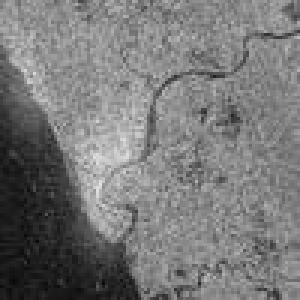
#> input picture ICON.JPG, 100 x 100 px (shown 3 times larger)
$ python -i charter.py   (imports and definitions only)
#> lines starting #> are read from the running program, lines starting #| are printed output that depends on the picture
# coding: utf-8
# Author: leblancfg
# Date: 02/08/2017
import argparse
from bs4 import BeautifulSoup
import datetime
from glob import glob
import os
from PIL import Image, ImageFilter, ImageEnhance
import r2_tools as r2
import subprocess
import sys
import zipfile


# [143 lines left out: functions ISO_to_utc, utc_to_ISO, compare, create_xml, not called in this run]

def resize_and_contrast(file_in, file_out, resize=None):
    """Given input and output filenames, and `resize` in pixels,
    resizes and auto-contrasts the `file_in` image and saves
    it as `file_out`.

    Args:
        file_in: Filename of the image to be converted
        file_out: Output filename
        resize: Output size of the image (px), default=512 px
    Returns:
        None

    str, str, int -> None"""
#> called with file_in = 'ICON.JPG', file_out = 'out.png'
    try:
        # Make a tuple out of the pixel size
        size = (resize, resize)

        image = Image.open(file_in)
#> image is the input picture: PIL image 100x100 L; min 9, max 225, mean 120.1
        # Apply some blur to slightly smooth out pixels
        image = image.filter(ImageFilter.GaussianBlur(radius=0.2))
        # Apply some more contrast
        contrast = ImageEnhance.Contrast(image)
        image = contrast.enhance(1.5)
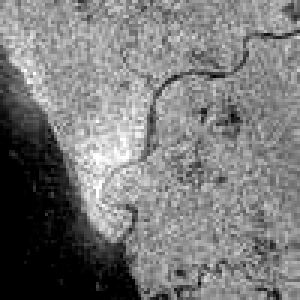
#> image: PIL image 100x100 L (shown 3 times larger); min 0, max 255, mean 121.6

        if resize:
            # Resize the image to `size`
            image.thumbnail(size, resample=Image.BICUBIC)
        image.save(file_out, format=None)
    except IOError:
        print('Cannot resize', file_in, 'to', file_out)

# [142 lines left out: functions zip_count, get_frame_coords, create_archives, upload_zips, help, not called in this run]

# Currently set up to be run as a command-line tool
# [28 lines not run here, left out]


>>> result = resize_and_contrast('ICON.JPG', 'out.png')
